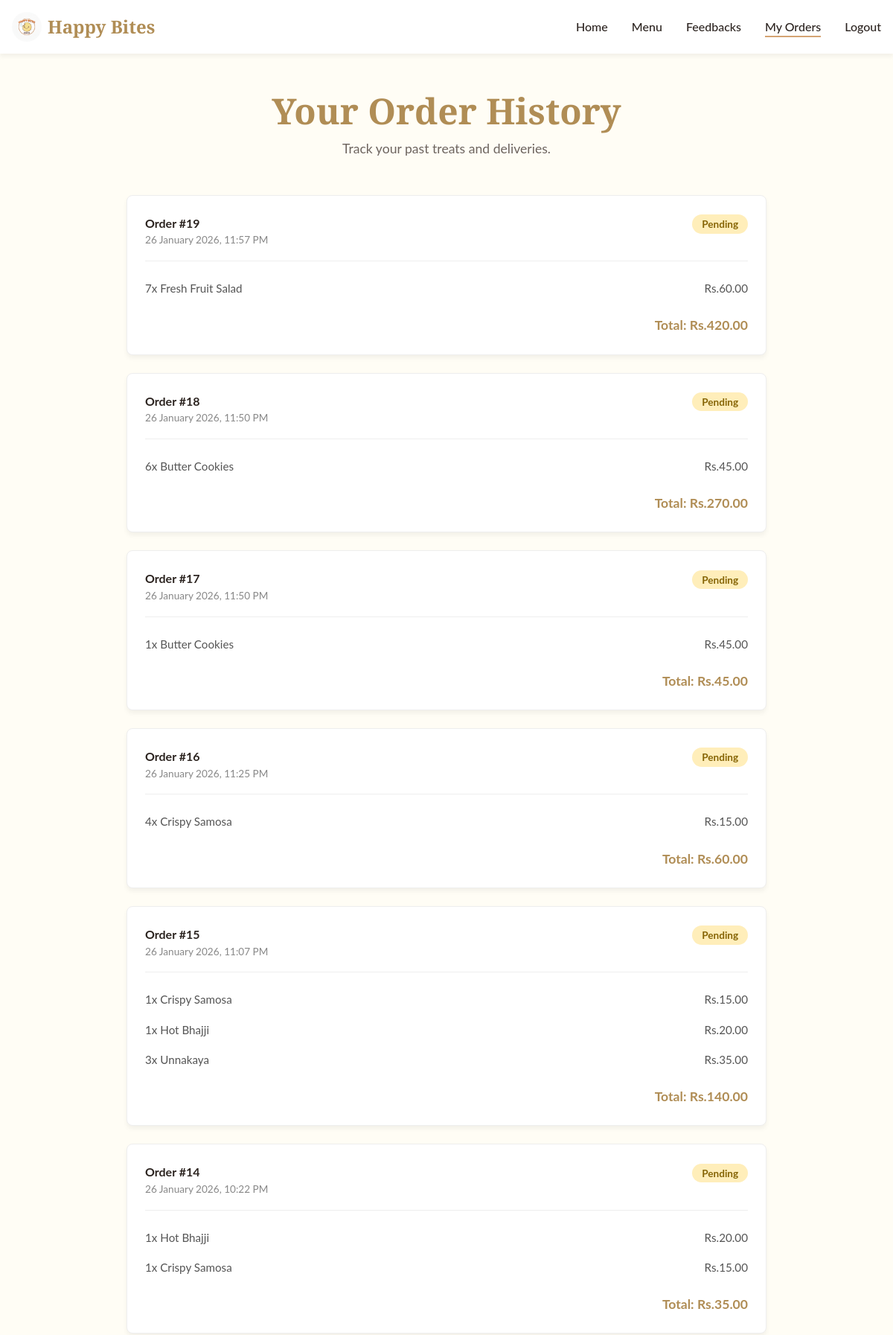
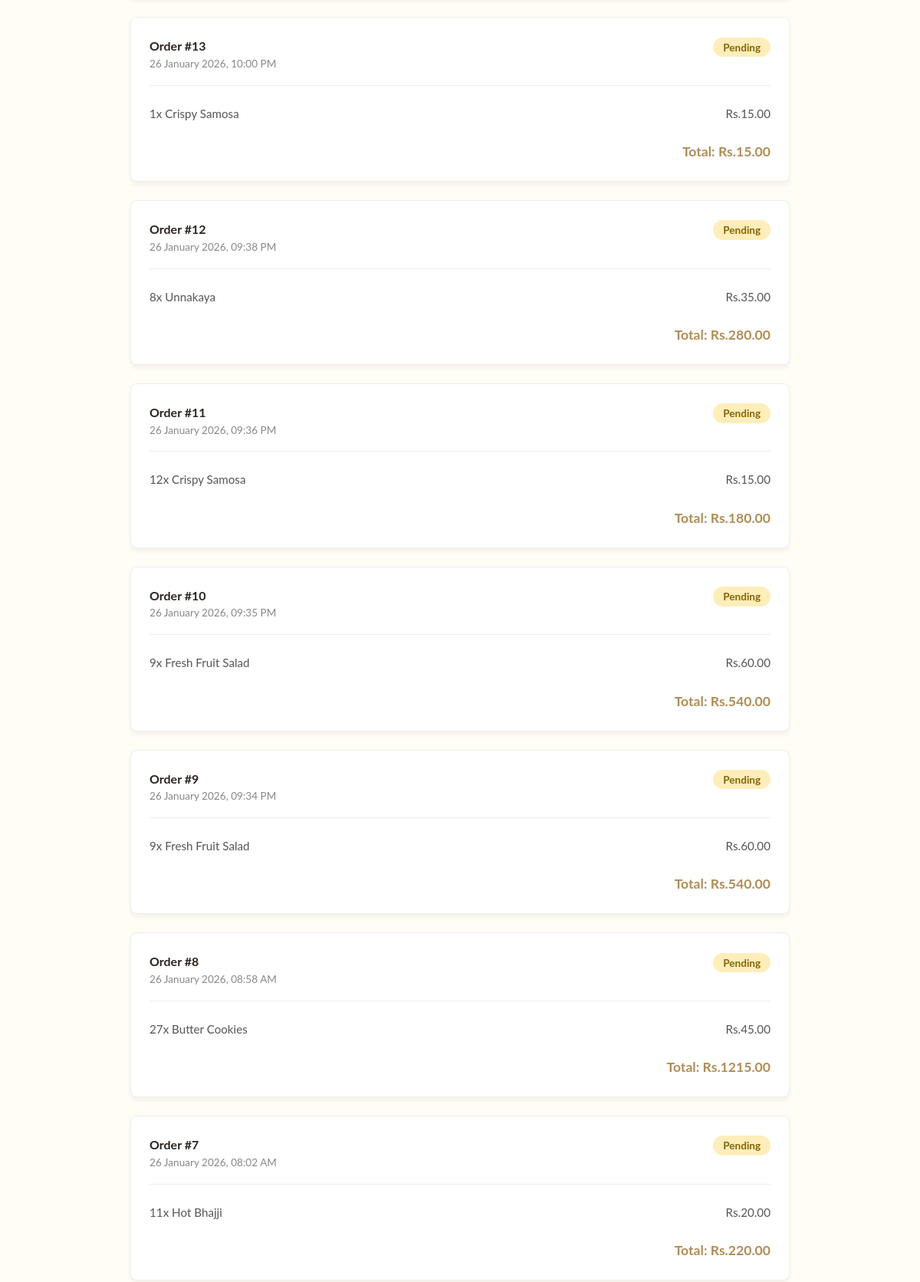
The page /my_orders (signed in, upper part) on the database its author committed (2 pictures, top to bottom).
### app1.py (models this page shows)
class Order(db.Model):
    id = db.Column(db.Integer, primary_key=True)
    timestamp = db.Column(db.DateTime, default=datetime.utcnow)
    customer_name = db.Column(db.String(100), nullable=False)
    customer_phone = db.Column(db.String(20), nullable=False)
    customer_address = db.Column(db.Text, nullable=True) # Added address field
    total = db.Column(db.String(20), nullable=False)
    status = db.Column(db.String(20), default='Pending')
    user_id = db.Column(db.Integer, db.ForeignKey('user.id'), nullable=True)
    items = db.relationship('OrderItem', backref='order', lazy=True)

class OrderItem(db.Model):
    id = db.Column(db.Integer, primary_key=True)
    order_id = db.Column(db.Integer, db.ForeignKey('order.id'), nullable=False)
    name = db.Column(db.String(100), nullable=False)
    price = db.Column(db.Float, nullable=False)
    quantity = db.Column(db.Integer, default=1)

### app1.py (the view)
@app.route('/my_orders')
def my_orders():
    if not session.get('user_logged_in'):
        return redirect(url_for('login'))
    user = User.query.filter_by(username=session['username']).first()
    if not user:
        return redirect(url_for('login'))
    user_orders = Order.query.filter_by(user_id=user.id).order_by(Order.timestamp.desc()).all()
    return render_template('my_orders.html', orders=user_orders)

### app1.py (called while the page is built)
@app.context_processor
def inject_settings():
    settings = StoreSettings.query.first()
    if not settings:
        settings = StoreSettings()
        db.session.add(settings)
        db.session.commit()
    return dict(store_settings=settings)

### templates/my_orders.html (shortened to what this page needs)
<!DOCTYPE html>
<html lang="en">
<head>
    <link rel="stylesheet" href="/static/style.css">
</head>
<body>
    <nav class="navbar scrolled" id="navbar">
        <div class="container nav-container">
            <a href="/" class="logo">
                <img src="static/assets/images/logo.jpeg" alt="Happy Bites Logo" class="logo-img">
                <span class="logo-text">Happy Bites</span>
            </a>
            <ul class="nav-links">
                <li><a href="/" class="nav-link">Home</a></li>
                <li><a href="/menu" class="nav-link">Menu</a></li>
                <li><a href="/feedbacks" class="nav-link">Feedbacks</a></li>
                <li><a href="/my_orders" class="nav-link active">My Orders</a></li>
                <li><a href="/logout" class="nav-link">Logout</a></li>
            </ul>
        </div>
    </nav>
    <div class="orders-container">
        <h1 class="section-title text-center">Your Order History</h1>
        <p class="section-desc text-center" style="margin-bottom: 3rem;">Track your past treats and deliveries.</p>
        {% if orders %}
        {% for order in orders %}
        <div class="order-card">
            <div class="order-header">
                <div>
                    <strong>Order #{{ order.id }}</strong>
                    <div style="font-size: 0.85rem; color: #888;">{{ order.timestamp.strftime('%d %B %Y, %I:%M %p') }}
                    </div>
                </div>
                <div>
                    <span class="order-status status-{{ order.status }}">{{ order.status }}</span>
                </div>
            </div>
            <div class="item-list">
                {% for item in order.items %}
                <div class="item-row">
                    <span>{{ item.quantity }}x {{ item.name }}</span>
                    <span>Rs.{{ "%.2f"|format(item.price) }}</span>
                </div>
                {% endfor %}
            </div>
            <div style="text-align: right; font-weight: bold; font-size: 1.1rem; color: var(--primary-dark);">
                Total: {{ order.total }}
            </div>
        </div>
        {% endfor %}
        {% else %}
        <div class="text-center" style="padding: 3rem;">
            <p style="font-size: 1.2rem; margin-bottom: 1rem;">You haven't placed any orders yet.</p>
            <a href="/menu" class="btn btn-primary">Start Ordering</a>
        </div>
        {% endif %}
    </div>
</body>
</html>

### static/style.css (style rules this page uses)
:root { --primary: #D4A373; --primary-dark: #b08d55; --secondary: #FEFAE0; --accent: #FAEDCD; --text-dark: #2c2420; --text-light: #6d645f; --white: #ffffff; --light-bg: #FFFDF5; --gradient-hero: linear-gradient(135deg, rgba(0, 0, 0, 0.4) 0%, rgba(0, 0, 0, 0.1) 100%); --gradient-gold: linear-gradient(45deg, #D4A373, #FAEDCD); --font-heading: 'Playfair Display', serif; --font-body: 'Lato', sans-serif; --container-width: 1200px; --spacing-xs: 0.5rem; --spacing-sm: 1rem; --spacing-md: 2rem; --spacing-lg: 4rem; --shadow-sm: 0 4px 6px rgba(0, 0, 0, 0.05); --shadow-md: 0 10px 15px rgba(0, 0, 0, 0.1); --shadow-lg: 0 20px 25px rgba(0, 0, 0, 0.15); --radius: 12px; --transition: all 0.3s cubic-bezier(0.4, 0, 0.2, 1); }
*, *::before, *::after { margin: 0; padding: 0; box-sizing: border-box; }
html { scroll-behavior: smooth; font-size: 16px; }
body { font-family: var(--font-body), system-ui, sans-serif; background-color: var(--light-bg); color: var(--text-dark); line-height: 1.6; overflow-x: hidden; }
h1, h2, h3, h4 { font-family: var(--font-heading); font-weight: 700; line-height: 1.2; }
a { text-decoration: none; color: inherit; transition: var(--transition); }
ul { list-style: none; }
img { max-width: 100%; display: block; }
.container { max-width: var(--container-width); margin: 0 auto; padding: 0 var(--spacing-sm); }
.text-center { text-align: center; }
.navbar { position: fixed; top: 0; left: 0; width: 100%; z-index: 1000; padding: 1.5rem 0; transition: var(--transition); background: transparent; }
.navbar.scrolled { background: rgba(255, 255, 255, 0.95); backdrop-filter: blur(10px); box-shadow: var(--shadow-sm); padding: 1rem 0; }
.nav-container { display: flex; justify-content: space-between; align-items: center; }
.logo { display: flex; align-items: center; gap: 0.5rem; font-family: var(--font-heading); font-size: 1.5rem; font-weight: 700; color: var(--primary); }
.navbar.scrolled .logo { color: var(--primary-dark); }
.logo-img { height: 40px; width: 40px; border-radius: 50%; object-fit: cover; }
.nav-links { display: flex; gap: 2rem; }
.nav-link { font-size: 1rem; font-weight: 500; position: relative; color: var(--white); }
.navbar.scrolled .nav-link { color: var(--text-dark); }
.nav-link::after { content: ''; position: absolute; bottom: -5px; left: 0; width: 0%; height: 2px; background-color: var(--primary); transition: width 0.3s ease; }
.nav-link:hover::after, .nav-link.active::after { width: 100%; }
.section-title { font-size: 3rem; margin-bottom: 0.5rem; color: var(--primary-dark); }
.section-desc { color: var(--text-light); font-size: 1.1rem; }

### templates/my_orders.html (style rules this page uses)
.orders-container { padding: 120px 20px 60px; max-width: 900px; margin: 0 auto; }
.order-card { background: white; border-radius: 8px; box-shadow: 0 4px 6px rgba(0, 0, 0, 0.05); padding: 1.5rem; margin-bottom: 1.5rem; border: 1px solid #eee; }
.order-header { display: flex; justify-content: space-between; border-bottom: 1px solid #eee; padding-bottom: 1rem; margin-bottom: 1rem; flex-wrap: wrap; gap: 1rem; }
.order-status { padding: 0.3rem 0.8rem; border-radius: 20px; font-size: 0.85rem; font-weight: bold; }
.status-Pending { background: #ffeeba; color: #856404; }
.item-list { margin-bottom: 1rem; }
.item-row { display: flex; justify-content: space-between; padding: 0.5rem 0; font-size: 0.95rem; color: #555; }

### rows shown on the page
Order: id "19", timestamp "26 January 2026, 11:57 PM", status "Pending", total "Rs.420.00"
OrderItem: quantity "7", name "Fresh Fruit Salad", price "60.00"
Order: id "18", timestamp "26 January 2026, 11:50 PM", status "Pending", total "Rs.270.00"
OrderItem: quantity "6", name "Butter Cookies", price "45.00"
Order: id "17", timestamp "26 January 2026, 11:50 PM", status "Pending", total "Rs.45.00"
OrderItem: quantity "1", name "Butter Cookies", price "45.00"
Order: id "16", timestamp "26 January 2026, 11:25 PM", status "Pending", total "Rs.60.00"
OrderItem: quantity "4", name "Crispy Samosa", price "15.00"
Order: id "15", timestamp "26 January 2026, 11:07 PM", status "Pending", total "Rs.140.00"
OrderItem: quantity "1", name "Crispy Samosa", price "15.00"
OrderItem: quantity "1", name "Hot Bhajji", price "20.00"
OrderItem: quantity "3", name "Unnakaya", price "35.00"
Order: id "14", timestamp "26 January 2026, 10:22 PM", status "Pending", total "Rs.35.00"
OrderItem: quantity "1", name "Hot Bhajji", price "20.00"
OrderItem: quantity "1", name "Crispy Samosa", price "15.00"
Order: id "13", timestamp "26 January 2026, 10:00 PM", status "Pending", total "Rs.15.00"
OrderItem: quantity "1", name "Crispy Samosa", price "15.00"
Order: id "12", timestamp "26 January 2026, 09:38 PM", status "Pending", total "Rs.280.00"
OrderItem: quantity "8", name "Unnakaya", price "35.00"
Order: id "11", timestamp "26 January 2026, 09:36 PM", status "Pending", total "Rs.180.00"
OrderItem: quantity "12", name "Crispy Samosa", price "15.00"
Order: id "10", timestamp "26 January 2026, 09:35 PM", status "Pending", total "Rs.540.00"
OrderItem: quantity "9", name "Fresh Fruit Salad", price "60.00"
Order: id "9", timestamp "26 January 2026, 09:34 PM", status "Pending", total "Rs.540.00"
OrderItem: quantity "9", name "Fresh Fruit Salad", price "60.00"
Order: id "8", timestamp "26 January 2026, 08:58 AM", status "Pending", total "Rs.1215.00"
OrderItem: quantity "27", name "Butter Cookies", price "45.00"
Order: id "7", timestamp "26 January 2026, 08:02 AM", status "Pending", total "Rs.220.00"
OrderItem: quantity "11", name "Hot Bhajji", price "20.00"
